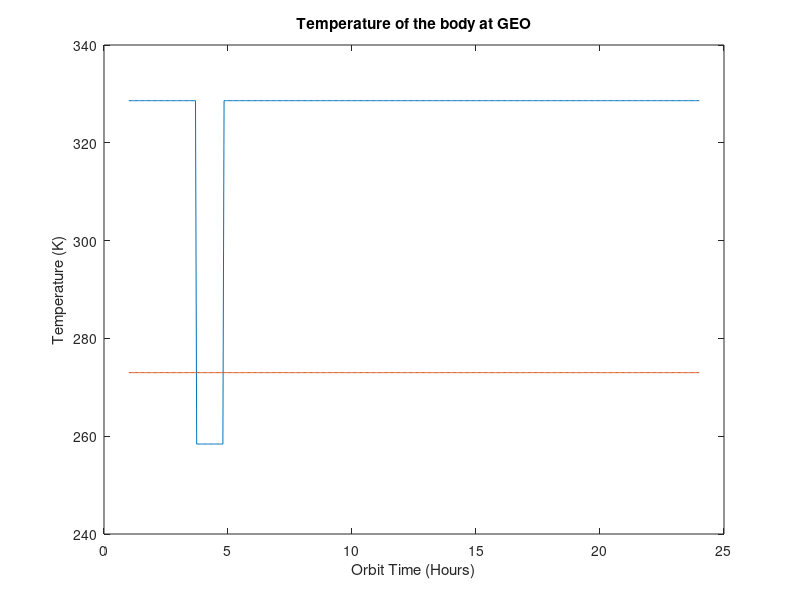

Write MATLAB code to recreate this figure.
sigma = 5.67*10^-8; %Stefan-Boltzmann Constant (W.m^-2.K^-4)
H_light = 604.2534; %W/m^2
H_dark = 0; %W/m^2
Input_Power = 3053.9;%Watts
Q_dot_diss = 0.75*Input_Power; %Watts
Q_heater = 0.0546*Input_Power
As_GEO = 6*3*3; %m^2

Tu = 45+273;
a_e_u_1 = Tu^4 * 2 * sigma / H_light

Tl = -10+273;
a_e_u_2 = Tl^4 * 2 * sigma / H_light

a_e = mean([a_e_u_1 a_e_u_2]);
epsilon = 0.18;
alpha = epsilon * a_e;


T_upper = (((H_light * alpha * As_GEO/2) + Q_dot_diss) / (sigma * epsilon * As_GEO))^(1/4)
T_lower = (((H_dark * alpha * As_GEO/2) + Q_dot_diss + Q_heater) / (sigma * epsilon * As_GEO))^(1/4)





t = linspace(1,24,480);
Flux = [H_light * ones(1,57),H_dark * ones(1,23), H_light * ones(1,400)];
figure(1)
plot(t,Flux)
title('Heat Flux due to Solar Incidence')
xlabel('Orbit Time (Hours)')
ylabel('Heat Flux (W/m^2)')

Temps = [T_upper * ones(1,57),T_lower * ones(1,23), T_upper * ones(1,400)];
xerooo = 273*ones(1,480);
figure(1)
plot(t,Temps)
hold on
plot(t,xerooo)
title('Temperature of the body at GEO')
xlabel('Orbit Time (Hours)')
ylabel('Temperature (K)')


